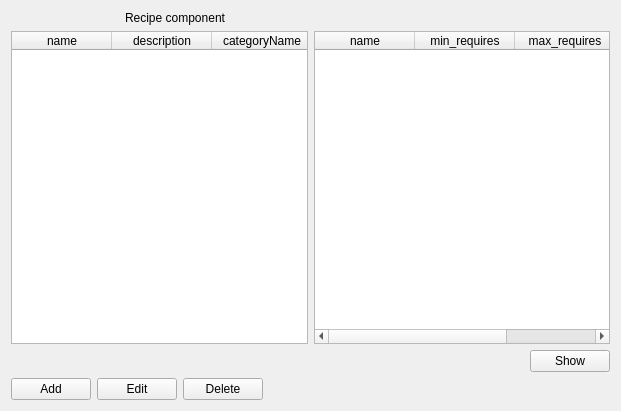
<?xml version="1.0" encoding="UTF-8"?>
<ui version="4.0">
 <class>recipe_component_form</class>
 <widget class="QWidget" name="recipe_component_form">
  <property name="geometry">
   <rect>
    <x>0</x>
    <y>0</y>
    <width>621</width>
    <height>411</height>
   </rect>
  </property>
  <property name="windowTitle">
   <string>Recipe component</string>
  </property>
  <layout class="QGridLayout" name="gridLayout">
   <item row="5" column="0">
    <layout class="QHBoxLayout" name="horizontalLayout">
     <item>
      <widget class="QPushButton" name="add">
       <property name="text">
        <string>Add</string>
       </property>
       <property name="form" stdset="0">
        <string notr="true">recipe_component_add</string>
       </property>
       <property name="global.recipeState" stdset="0">
        <string notr="true">{recipe.state}</string>
       </property>
       <property name="global.recipe_id" stdset="0">
        <string>{recipe.id}</string>
       </property>
       <property name="global.RecipeComponentState" stdset="0">
        <string>{RecipeComponent.state}</string>
       </property>
      </widget>
     </item>
     <item>
      <widget class="QPushButton" name="add_3">
       <property name="text">
        <string>Edit</string>
       </property>
       <property name="form" stdset="0">
        <string notr="true">recipe_component_edit</string>
       </property>
       <property name="global.recipeState" stdset="0">
        <string notr="true">{recipe.state}</string>
       </property>
       <property name="global.recipe_id" stdset="0">
        <string>{recipe.id}</string>
       </property>
       <property name="global.RecipeComponentState" stdset="0">
        <string>{RecipeComponent.state}</string>
       </property>
       <property name="global.component_id" stdset="0">
        <string>{RecipeComponent.id}</string>
       </property>
      </widget>
     </item>
     <item>
      <widget class="QPushButton" name="add_2">
       <property name="text">
        <string>Delete</string>
       </property>
       <property name="form" stdset="0">
        <string notr="true">recipe_component</string>
       </property>
       <property name="global.recipeState" stdset="0">
        <string notr="true">{recipe.state}</string>
       </property>
       <property name="doctype" stdset="0">
        <string notr="true">RecipeComponent.simpleform</string>
       </property>
       <property name="rootelement" stdset="0">
        <string notr="true">RecipeComponent</string>
       </property>
       <property name="action" stdset="0">
        <string notr="true">delete</string>
       </property>
       <property name="global.RecipeComponentState" stdset="0">
        <string>{RecipeComponent.state}</string>
       </property>
       <property name="recipe_id" stdset="0">
        <string>{recipe.id}</string>
       </property>
       <property name="component_id" stdset="0">
        <string>{RecipeComponent.id}</string>
       </property>
      </widget>
     </item>
     <item>
      <spacer name="horizontalSpacer">
       <property name="orientation">
        <enum>Qt::Horizontal</enum>
       </property>
       <property name="sizeHint" stdset="0">
        <size>
         <width>40</width>
         <height>20</height>
        </size>
       </property>
      </spacer>
     </item>
    </layout>
   </item>
   <item row="0" column="0">
    <layout class="QHBoxLayout" name="horizontalLayout_2">
     <item>
      <widget class="QLabel" name="label_2">
       <property name="maximumSize">
        <size>
         <width>32</width>
         <height>32</height>
        </size>
       </property>
       <property name="text">
        <string/>
       </property>
      </widget>
     </item>
     <item>
      <widget class="QLabel" name="label_3">
       <property name="maximumSize">
        <size>
         <width>32</width>
         <height>32</height>
        </size>
       </property>
       <property name="text">
        <string/>
       </property>
       <property name="pixmap">
        <pixmap resource="../qtclient.qrc">:/images/link.png</pixmap>
       </property>
      </widget>
     </item>
     <item>
      <widget class="QLabel" name="label_4">
       <property name="maximumSize">
        <size>
         <width>32</width>
         <height>32</height>
        </size>
       </property>
       <property name="text">
        <string/>
       </property>
       <property name="pixmap">
        <pixmap resource="../qtclient.qrc">:/images/bricks.png</pixmap>
       </property>
      </widget>
     </item>
     <item>
      <widget class="QLabel" name="label">
       <property name="text">
        <string>Recipe component</string>
       </property>
      </widget>
     </item>
    </layout>
   </item>
   <item row="2" column="0">
    <layout class="QGridLayout" name="gridLayout_2">
     <item row="1" column="0">
      <layout class="QHBoxLayout" name="horizontalLayout_3"/>
     </item>
     <item row="0" column="2">
      <widget class="QTableWidget" name="RecipeComponent">
       <property name="editTriggers">
        <set>QAbstractItemView::NoEditTriggers</set>
       </property>
       <property name="selectionMode">
        <enum>QAbstractItemView::SingleSelection</enum>
       </property>
       <property name="selectionBehavior">
        <enum>QAbstractItemView::SelectRows</enum>
       </property>
       <property name="doctype" stdset="0">
        <string>RecipeComponentListRequest.simpleform</string>
       </property>
       <property name="rootelement" stdset="0">
        <string>RecipeComponent</string>
       </property>
       <property name="state" stdset="0">
        <string>{global.RecipeComponentState}</string>
       </property>
       <property name="recipe_id" stdset="0">
        <string>{recipe.id}</string>
       </property>
       <property name="action" stdset="0">
        <string notr="true">read</string>
       </property>
       <column>
        <property name="text">
         <string>name</string>
        </property>
       </column>
       <column>
        <property name="text">
         <string>min_requires</string>
        </property>
       </column>
       <column>
        <property name="text">
         <string>max_requires</string>
        </property>
       </column>
      </widget>
     </item>
     <item row="1" column="2">
      <layout class="QHBoxLayout" name="horizontalLayout_4">
       <item>
        <spacer name="horizontalSpacer_2">
         <property name="orientation">
          <enum>Qt::Horizontal</enum>
         </property>
         <property name="sizeHint" stdset="0">
          <size>
           <width>40</width>
           <height>20</height>
          </size>
         </property>
        </spacer>
       </item>
       <item>
        <widget class="QPushButton" name="pushButton">
         <property name="enabled">
          <bool>true</bool>
         </property>
         <property name="text">
          <string>Show</string>
         </property>
         <property name="action" stdset="0">
          <string>RecipeComponent.reload</string>
         </property>
        </widget>
       </item>
      </layout>
     </item>
     <item row="0" column="1">
      <widget class="QTableWidget" name="recipe">
       <property name="horizontalScrollBarPolicy">
        <enum>Qt::ScrollBarAlwaysOff</enum>
       </property>
       <property name="alternatingRowColors">
        <bool>true</bool>
       </property>
       <property name="selectionMode">
        <enum>QAbstractItemView::SingleSelection</enum>
       </property>
       <property name="selectionBehavior">
        <enum>QAbstractItemView::SelectRows</enum>
       </property>
       <property name="showGrid">
        <bool>true</bool>
       </property>
       <property name="gridStyle">
        <enum>Qt::DotLine</enum>
       </property>
       <property name="sortingEnabled">
        <bool>true</bool>
       </property>
       <property name="doctype" stdset="0">
        <string notr="true">RecipeListRequest.simpleform</string>
       </property>
       <property name="rootelement" stdset="0">
        <string notr="true">recipe</string>
       </property>
       <property name="state" stdset="0">
        <string notr="true">{global.recipeState}</string>
       </property>
       <property name="action" stdset="0">
        <string notr="true">read</string>
       </property>
       <attribute name="horizontalHeaderShowSortIndicator" stdset="0">
        <bool>true</bool>
       </attribute>
       <attribute name="verticalHeaderStretchLastSection">
        <bool>false</bool>
       </attribute>
       <column>
        <property name="text">
         <string>name</string>
        </property>
       </column>
       <column>
        <property name="text">
         <string>description</string>
        </property>
       </column>
       <column>
        <property name="text">
         <string>categoryName</string>
        </property>
       </column>
       <column>
        <property name="text">
         <string>creationDate</string>
        </property>
       </column>
       <column>
        <property name="text">
         <string>comment</string>
        </property>
       </column>
      </widget>
     </item>
    </layout>
   </item>
  </layout>
 </widget>
 <tabstops>
  <tabstop>RecipeComponent</tabstop>
  <tabstop>pushButton</tabstop>
  <tabstop>add</tabstop>
  <tabstop>add_3</tabstop>
  <tabstop>add_2</tabstop>
 </tabstops>
 <resources>
  <include location="../qtclient.qrc"/>
  <include location="../qtclient.qrc"/>
 </resources>
 <connections>
  <connection>
   <sender>RecipeComponent</sender>
   <signal>doubleClicked(QModelIndex)</signal>
   <receiver>add_3</receiver>
   <slot>click()</slot>
   <hints>
    <hint type="sourcelabel">
     <x>396</x>
     <y>209</y>
    </hint>
    <hint type="destinationlabel">
     <x>124</x>
     <y>391</y>
    </hint>
   </hints>
  </connection>
  <connection>
   <sender>recipe</sender>
   <signal>itemSelectionChanged()</signal>
   <receiver>pushButton</receiver>
   <slot>click()</slot>
   <hints>
    <hint type="sourcelabel">
     <x>213</x>
     <y>250</y>
    </hint>
    <hint type="destinationlabel">
     <x>554</x>
     <y>357</y>
    </hint>
   </hints>
  </connection>
 </connections>
</ui>
